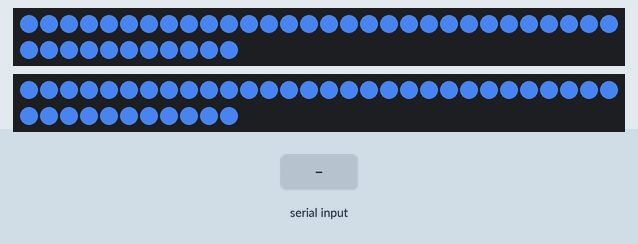
A sketch run on a simulated Arduino Uno, built with avr-gcc and run on an emulated ATmega328P. Parts: 2 × 41 RGB LEDs in strip order, left to right, continuing on the next row. The test bench sets the inputs (shaded band).

Above: at 4.2 s.
4.3 s: byte 102 ('f') received over Serial
At 5.2 s:
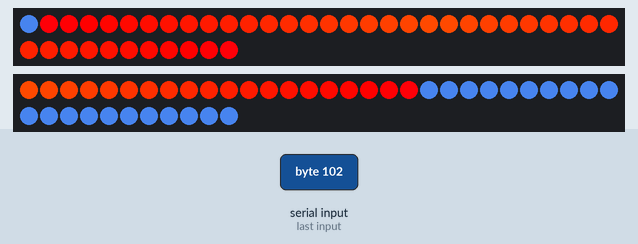
5.9 s: byte 50 ('2') received over Serial
At 6.9 s:
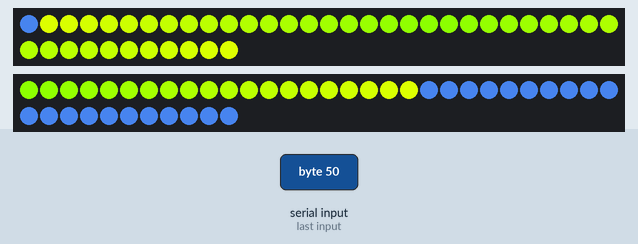
8.6 s: "0" received over Serial
At 8.8 s:
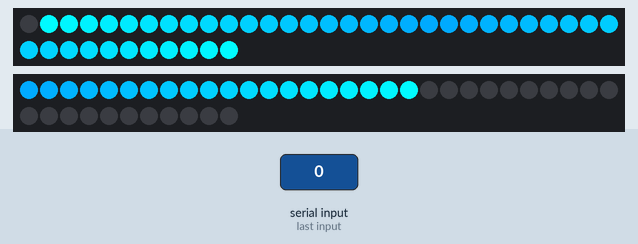
11.1 s: byte 119 ('w') received over Serial
At 11.1 s:
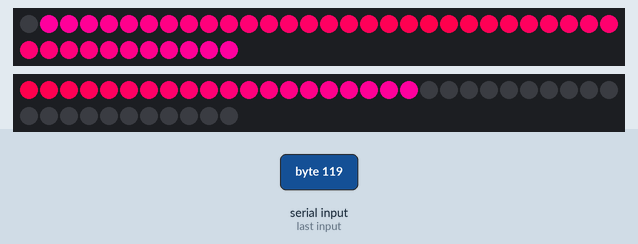
13.5 s: byte 115 ('s') received over Serial
At 14.0 s:
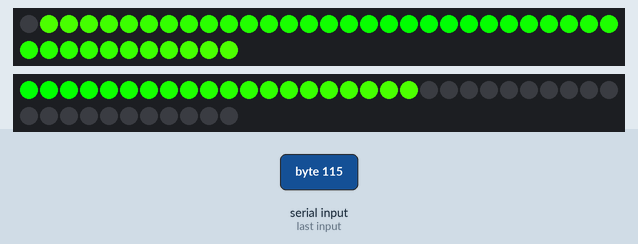
16.0 s: "r" received over Serial
At 16.3 s:
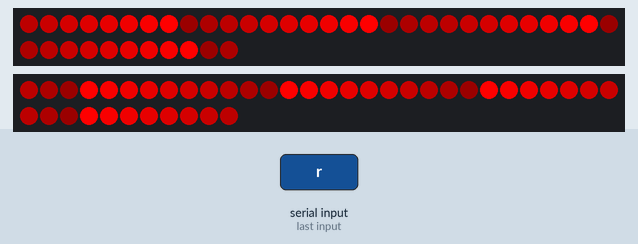

The sketch:

FRC_2025_LED_Controler.ino
```cpp
//FRC 2025 LED controller, team 6443 AEMBOT, written by c2bVids for 2024, then modifyed for 2025 by Dustin.t

/*
~Version History~
 V1 -initial clean ups and general colors
 V2 -swapped the big if statement list to a switch,the turnOn whas retening a 0 at all times so swaper it to a void insted of and int

/*
Possible CHARACTERS that can be sent:

~Alliance Colors~
 - red (r)
 - blue (b)

~Indicator Colors~
 - orange (o)
 - green (g)

~Fun Patterns~
 - hue fade (f)
 - rainbow (w)
 - short and fast hue fade (s)

~Other Colors~
 - off (0)
 - yellow (y)
 - purple (p)
 - AEMLIGHT (l)
 - AEMDARK (d)

~Speeds~
 - auto/ teleop speed (1)
 - endgame speed (2)

Send characters through the serial port at 115200 baud, not too fast though please don't make anyone have a siezure
*/

#include <Adafruit_NeoPixel.h>
//include the NeoPixel library

#define UnderglowPin 6
#define UnderglowLength 41
Adafruit_NeoPixel Underglow = Adafruit_NeoPixel(UnderglowLength, UnderglowPin, NEO_GRB + NEO_KHZ800);
//define how long and what pin the Underglow LED strip is

#define MountedPin 5
#define MountedLength 41
Adafruit_NeoPixel Mounted = Adafruit_NeoPixel(MountedLength, MountedPin, NEO_GRB + NEO_KHZ800);
//define how long and what pin the Mounted LED strip is

int shift = 0;
//the value that offsets the patterns during animation

const int UnderglowHalf = 20;
//the index of the pixel halfway through the front section of the Underglow strip (so patterns play properly)

const int setLength = 10;
//how long each repeating section of pattern is

int speed = 45;
//how fast the animation moves, the delay between 'frames' in milliseconds

int red = 0;
int green = 0;
int blue = 0;
//declare the initial stored red, blue, and green value

void setup() { //setup function, to run once then jump to the 'loop' function
  Underglow.begin();
  Mounted.begin();
  //initialiaze all of the LED strips

  Serial.begin(115200);
  //initialize Serial communication at a baud rate of 115200

  pinMode(UnderglowPin, OUTPUT);
  pinMode(MountedPin, OUTPUT);
  //declare the pin that controls all of the LED strips as an output pin

  turnOn(41, 20, 60, 112, 203);
  //An idle function to turn on both strips of LEDs (60, 112, 203), also known as AEMlight

  while (red == 0 && green == 0 && blue == 0) { //while loop to wait for an input from the Serial port

    getColor();
    //gets a viable color, speed, or function sent via the Serial port

  }

}

float modulo(float a, int n) { //modulo function with support for a float input, and no < 0 outputs

  float mod = fmod(a, n);
  //initial modulo function

  if (mod < 0) { //checking if the result is below 0

    mod += n;
    //if the result is below 0, the second number is added to the result

  }

  return mod;
  //returns the final modulo value

}

void loop() { //loop function, to run indefinitally unless told otherwise

  getColor();
  //gets a viable color, speed, or function sent via the Serial port

  if (red != 0 || green != 0 || blue != 0) { //check if the current color isn't 'off'

    sawtoothFade(red, green, blue);
    //makes a sawtooth pattern on the LED strips

    shift = modulo(shift-1, setLength);
    //increments the shift variable, moving the animation, but doesn't let the variable go over the pattern length to save memory

    delay(speed);
    //delay so the shift between frames isn't instant
  }

}

void turnOn(int UnderglowSpeed, int MountedSpeed, int red, int green, int blue) { //function to turn on the LED strips, but *cool*

  for (int i=0; i<UnderglowLength; i++) { //loops through all of the pixel indexes on the Underglow LED strips

    setUnderglowColor(i, red, green, blue, false);
    //queues the given color to a pixel at a given index on the Underglow LED strip

    Underglow.show();
    //show any queued LED colors

    delay(UnderglowSpeed);
    //delay so the strip doesn't just light up all at once

  }

  delay(500);
  //delay for effect

  for (int i=0; i<MountedLength; i++) { //loops through all of the pixel indexes on the Mounted LED strips

    Mounted.setPixelColor(i, Mounted.Color(red, green, blue));
    //queues the given color to a pixel at a given index on the Mounted LED strip

    Mounted.show();
    //show any queued LED colors

    delay(MountedSpeed);
    //delay so the strip doesn't just light up all at once

  }
}

void getColor() { //gets a viable color, speed, or function from the Serial port

  if (Serial.available()) { //checks if anything has been sent via the Serial port

    int input = Serial.read();
    //if something has been sent, read what it is and set it equal to 'input'

    if (input == 'r') { //check if 'input' is the character 'r' (red)

      red = 255;
      //red
      green = 0;
      //no green
      blue = 0;
      //no blue

    } else if (input == 'b') { //check if 'input' is the character 'b' (blue)

      red = 0;
      //no red
      green = 0;
      //no green
      blue = 255;
      //blue

    } else if (input == 'o') { //check if 'input' is the character 'o' (orange)

      red = 255;
      //red
      green = 120;
      //some green
      blue = 0;
      //no blue

    } else if (input == 'g') { //check if 'input' is the character 'g' (green)

      red = 0;
      //no red
      green = 255;
      //green
      blue = 0;
      //no blue

    } else if (input == 'y') { //check if 'input' is the character 'y' (yellow)

      red = 255;
      //red
      green = 182;
      //medium green
      blue = 0;
      //no blue

    } else if (input == 'p') { //check if 'input' is the character 'p' (purple)

      red = 128;
      //mediium red
      green = 0;
      //no green
      blue = 255;
      //blue

    } else if (input == 'l') { //check if 'input' is the character 'l' (AEMlight)

      red = 60;
      //some red
      green = 112;
      //medium green
      blue = 203;
      //lot of blue

    } else if (input == 'd') { //check if 'input' is the character 'd' (AEMdark)

      red = 16;
      //little red
      green = 84;
      //some green
      blue = 162;
      //medium blue

    } else if (input == '0') { //check if 'input' is the character '0' (off)

      red = 0;
      //no red
      green = 0;
      //no green
      blue = 0;
      //no blue

      Underglow.clear();
      //clear the underglow strips
      Mounted.clear();
      //clear the mounted strips

      Underglow.show();
      //actually set the strips to 'off'
      Mounted.show();
      //actually set the strips to 'off'

    } else if (input == '1') { //chack if 'input' is the character '1'

      speed = 45;
      //set the speed of the animation to 45 milliseconds

    } else if (input == '2') { //check if 'input' is the character '2'

      speed = 10;
      //set the speed of the animation to 10 milliseconds

    } else if (input == 'f') { //check if 'input' is the character 'f'

      red = 0;
      green = 0;
      blue = 0;

      gayFade();
      //runs a function that plays all the hue colors through both the Underglow and Mounted LED strips

    } else if (input == 'w') { //check if 'input' is the character 'w'

      red = 0;
      //no red
      green = 0;
      //no green
      blue = 0;
      //no blue

      Underglow.rainbow(0);
      //make a rainbow along the length of the underglow strip, with a starting hue of 0
      Mounted.rainbow(0);
      //make a rainbow along the length of the mounted strip, with a starting hue of 0

      Underglow.show();
      //taste show the rainbow
      Mounted.show();
      //t̶aste show the rainbow

    } else if (input == 's') { //check if 'input' is the character 's'

      gayShoot(15);
      //gayShoot with a frame delay of 15 milliseconds

    }

  }

}

void sawtoothFade(int red, int green, int blue) { //function that plays a sawtooth pattern with the given color

  int subtractValRed, subtractValGreen, subtractValBlue;
  //declare the variables that will hold the value to subtract from each color value to make the sawtooth look good

  int finalRed, finalGreen, finalBlue;
  //declare the variables that will hold the final RGB values, so altering them doesn't mess with the ones declared at the beginning of the code

  for (int i=0; i<UnderglowLength; i++) { //repeat through all of the Underglow strip pixel indexes

    subtractValRed = map(modulo(i + shift, setLength), 0, setLength, 0, red);
    //set the red subtract value to a number that was mapped from a number between 0 and the pattern langth to 0 and the stored red value
    subtractValGreen = map(modulo(i + shift, setLength), 0, setLength, 0, green);
    //set the green subtract value to a number that was mapped from a number between 0 and the pattern length to 0 and the stored green value
    subtractValBlue = map(modulo(i + shift, setLength), 0, setLength, 0, blue);
    //set the blue subtract value to a number that was mapped from a number between 0 and the pattern length to 0 and the stored blue value

    finalRed = round(red - subtractValRed);
    //set the final red value to the stored red value minus the red subtract value
    finalGreen = round(green - subtractValGreen);
    //set the final green value to the stored green value minus the green subtract value
    finalBlue = round(blue - subtractValBlue);
    //set the final blue value to the stored blue value minus the blue subtract value

    setUnderglowColor(i, finalRed, finalGreen, finalBlue, false);
    //queue the pixel color to the final RGB values on the Underglow LED strip
    Mounted.setPixelColor(i, Mounted.Color(finalRed, finalGreen, finalBlue));
    //queue the pixel color to the final RGB values on the Mounted LED strip

  }

  // Underglow.setBrightness(127);
  // //set underglow brightness to half brightness
  // Mounted.setBrightness(127);
  // //set mounted brightness to half brightness

  Underglow.show();
  //show the queued pixel colors on the Underglow LED strip all at once
  Mounted.show();
  //show the queued pixel colors on the Mounted LED strip all at once

}

void gayFade() { //function to play a parade of hue colors until a new input is sent through Serial port

  int fadeShift = 0;
  //pattern offset value

  int lastColor[3];
  //declare an array to hold the last stored RGB values

  unsigned int hue;
  //declaring hue variable that holds the hue value per pixel, unsigned so that it doesn't try to enter -4.3 billion as a viable hue (I love 2's complement)

  while (true) { //repeats forever

    for (int i=0; i<UnderglowLength/2; i++) { //repeats through all the pixels in the strips

      hue = (i+fadeShift)*182;
      //sets the hue variable for the current pixel, which is the index of the current pixel added to the offset, multiplied by 65535 (max hue value for ColorHSV()) divided by 180 (hue colors per repeat)

      setUnderglowColor(i, 65535-hue, 255, 255, true);
      //queues the pixel at the index using an HSV to RGB converter (built-in to the neopixel library) (using 65535-hue to invert hue)
      Mounted.setPixelColor(i, Mounted.ColorHSV(65535-hue, 255, 255));
      //queues the pixel at the index using an HSV to RGB converter (built-in to the neopixel library) (using 65535-hue to invert hue)

    }

    // Underglow.setBrightness(127);
    // //sets the brightness of the underglow strips to half brightness
    // Mounted.setBrightness(127);
    // //sets the brightness of the mounted strips to half brightness

    Underglow.show();
    //shows the queued colors on the underglow strips
    Mounted.show();
    //shows the queued colors on the mounted strips

    fadeShift = modulo((fadeShift-1), 360);
    //increments the shift variable, modding it to 180 (the number of hue colors displayed)

    delay(speed);
    //delay for effect

    lastColor[0] = red; lastColor[1] = green; lastColor[2] = blue;
    //set the array to the last stored RGB color values

    getColor();
    //run the getColor function to check if any other inputs were sent

    if (red != lastColor[0] || green != lastColor[1] || blue != lastColor[2]) { //check if the color has changed at all

      break;
      //break out of the function if it has

    }

  }

}

void setUnderglowColor(int index, int red, int green, int blue, bool HSV) { //function to deal with the start of the Underglow strip not being centered in the front or back of the robot

  if (HSV) { //check if using HSV or RGB

    Underglow.setPixelColor(index+UnderglowHalf+1, Underglow.ColorHSV(red, green, blue));
    //set the regular section of the strip, just using the index and an offset

    if (index > UnderglowHalf) { //check if the index is at the very end of the strip

      Underglow.setPixelColor(UnderglowLength-(index-UnderglowHalf), Underglow.ColorHSV(red, green, blue));
      //set the pixel color by subtracting UnderglowHalf from index, then subtracting that from the full strip length

    } else if (index <= UnderglowHalf) { //check if the index is less than UnderglowHalf

      Underglow.setPixelColor(UnderglowHalf-index, Underglow.ColorHSV(red, green, blue));
      //set the pixel color by subtracting the index from UnderglowHalf

    }

  } else { //not using HSV

    Underglow.setPixelColor(index+UnderglowHalf+1, Underglow.Color(red, green, blue));
    //set the regular section of the strip, just using the index and an offset

    if (index > UnderglowHalf) { //check if the index is at the very end of the strip

      Underglow.setPixelColor(UnderglowLength-(index-UnderglowHalf), Underglow.Color(red, green, blue));
      //set the pixel color by subtracting UnderglowHalf from index, then subtracting that from the full strip length

    } else if (index <= UnderglowHalf) { //check if the index is less than UnderglowHalf

      Underglow.setPixelColor(UnderglowHalf-index, Underglow.Color(red, green, blue));
      //set the pixel color by subtracting the index from UnderglowHalf

    }

  }

}

void gayShoot(int speed) { //Plays a short burst of gay while shooting

  Underglow.clear();
  //clear Underglow strips
  Mounted.clear();
  //clear Mounted strips
  Underglow.show();
  //actually turn off the strip
  Mounted.show();
  //actually turn off the strip

  int step = round(65535/setLength);
  //the step between hue values

  for (int offset=(UnderglowLength/2)+setLength; offset>0-setLength; offset-=2) { //loop through all the stages the hue line can be at

    for (int i=0; i<setLength; i++) { //loop through all the index in the hue line

      setUnderglowColor(offset+i, step*i, 255, 255, true);
      //queue the color on the Underglow strips
      Mounted.setPixelColor(offset+i, Mounted.ColorHSV(step*i));
      //queue the color on the Mounted strips

    }

    setUnderglowColor(offset+setLength, 0, 0, 0, false);
    //queue the second-to-last pixel in the strip as black
    setUnderglowColor(offset+setLength+1, 0, 0, 0, false);
    //queue the lest pixel in the strip as black

    Mounted.setPixelColor(offset+setLength, Mounted.Color(0,0,0));
    //queue the second-to-last pixel in the strip as black
    Mounted.setPixelColor(offset+setLength+1, Mounted.Color(0,0,0));
    //queue the last pixel in the strip as black

    Underglow.show();
    //show all the colors
    Mounted.show();
    //show all the colors

    delay(speed);
    //delay for effect

  }

}

//end
//hope you liked the code, make sure to like and subscribe!
```

Measured:
- after the input at 4.3 s, the LEDs: first change at once (image 1 shows a later state)
- after the input at 8.6 s, the LEDs: change after 0.12 s (image 3)
- after the input at 13.5 s, the LEDs: first change after 0.12 s (image 5 shows a later state)
- after the input at 16.0 s, the LEDs: change after 0.12 s (image 6)
